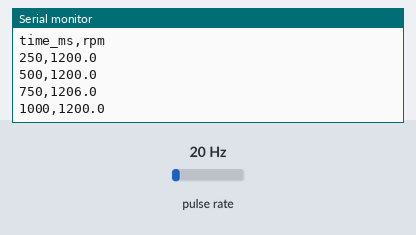
This sketch was run on a simulated Arduino Uno, built with avr-gcc and run on an emulated ATmega328P. Parts: the last lines printed to the serial monitor. Wiring (inferred from the names in the program): pulse sensor: data pin 2. Inputs (shaded band) come from the test bench; at power-on: pulse rate 20 Hz.

Above: at 1.2 s.
1.3 s: pulse rate (sensor on pin 2) set to 4 Hz
At 1.43 s:
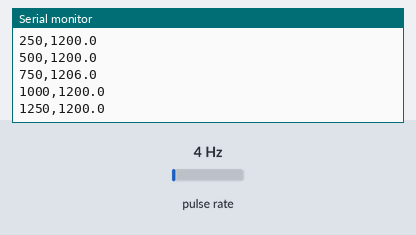
2.8 s: pulse rate (sensor on pin 2) set to 50 Hz
At 2.93 s:
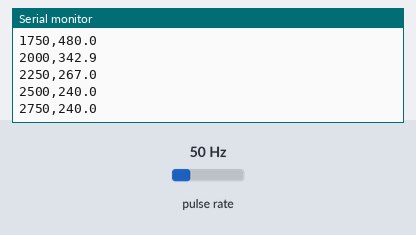
Timing chart, 0 to 5.8 s (numbered marks = the images above; inputs shaded):
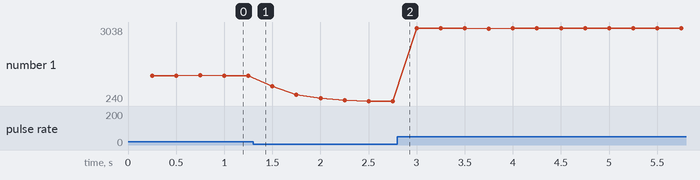

Measured:
- plotted number 1: 1200 → 240 after the input at 1.3 s

The sketch:

reed_tachometer.ino
```cpp
// Reed Switch Tachometer
// Wiring: Reed switch between Pin 2 and GND (uses internal pull-up)
//         One magnet per revolution on the axle
//
// Serial output: CSV  →  time_ms, rpm
// Open Serial Monitor at 115200 baud, copy/paste into Excel or any plotter.

// ── Config ─────────────────────────────────────────────────────────────────
const int           REED_PIN         = 2;     // Must be interrupt pin (2 or 3 on Uno)
const unsigned long DEBOUNCE_MS      = 15;    // Ignore re-triggers within this window
const unsigned long STALE_TIMEOUT_MS = 3000;  // Report 0 RPM after this long with no pulse
const unsigned long REPORT_MS        = 250;   // How often to print a reading (ms)
const int           AVG_SAMPLES      = 4;     // Rolling average over this many intervals
// ───────────────────────────────────────────────────────────────────────────

volatile unsigned long lastPulseTime  = 0;
volatile unsigned long intervals[AVG_SAMPLES];
volatile int           intervalIndex  = 0;
volatile int           sampleCount    = 0;

unsigned long lastReportTime = 0;

// ── ISR ────────────────────────────────────────────────────────────────────
void  onPulse() {
  unsigned long now = millis();
  unsigned long gap = now - lastPulseTime;

  if (gap < DEBOUNCE_MS) return;   // Debounce: discard chatter

  intervals[intervalIndex] = gap;
  intervalIndex = (intervalIndex + 1) % AVG_SAMPLES;
  if (sampleCount < AVG_SAMPLES) sampleCount++;

  lastPulseTime = now;
}

// ── Setup ──────────────────────────────────────────────────────────────────
void setup() {
  Serial.begin(115200);
  pinMode(REED_PIN, INPUT_PULLUP);
  attachInterrupt(digitalPinToInterrupt(REED_PIN), onPulse, FALLING);

  Serial.println(F("time_ms,rpm"));   // CSV header
}

// ── Loop ───────────────────────────────────────────────────────────────────
void loop() {
  unsigned long now = millis();

  if (now - lastReportTime < REPORT_MS) return;
  lastReportTime = now;

  // Snapshot volatile data with interrupts paused
  noInterrupts();
  unsigned long snapshotIntervals[AVG_SAMPLES];
  int           snapshotCount = sampleCount;
  unsigned long snapshotLast  = lastPulseTime;
  for (int i = 0; i < AVG_SAMPLES; i++) snapshotIntervals[i] = intervals[i];
  interrupts();

  float rpm = 0.0;

  bool signalPresent = (snapshotCount > 0) &&
                       ((now - snapshotLast) < STALE_TIMEOUT_MS);

  if (signalPresent) {
    // Average the captured intervals (only use filled slots)
    unsigned long sum = 0;
    for (int i = 0; i < snapshotCount; i++) sum += snapshotIntervals[i];
    float avgInterval_ms = (float)sum / snapshotCount;
    rpm = 60000.0f / avgInterval_ms;
  }

  Serial.print(now);
  Serial.print(',');
  Serial.println(rpm, 1);
}
```
